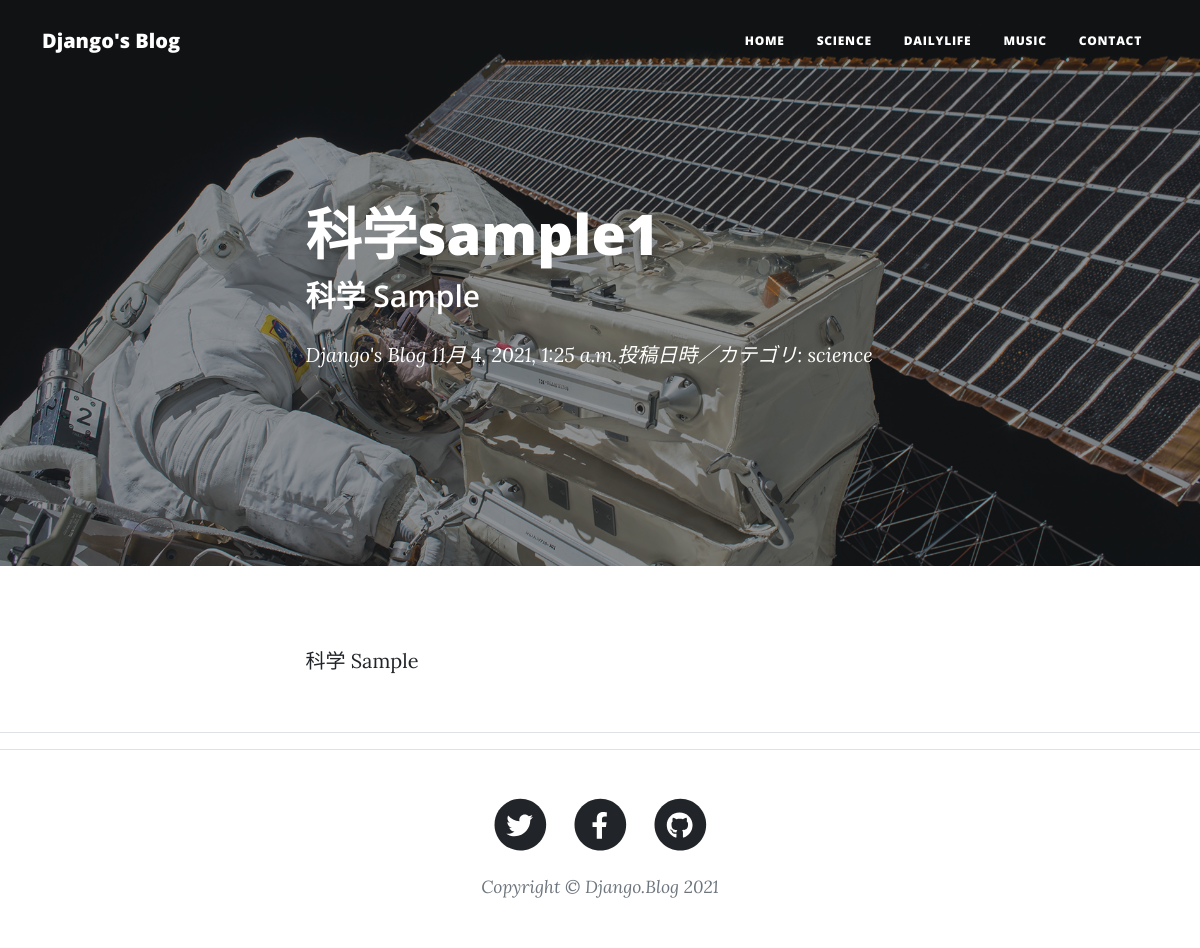
The app's page /blog-detail/16/ with its own data.
### blog/models.py (models this page shows, shortened)
class BlogPost(models.Model):
    CATEGORY = (('science', '科学のこと'), ('dailylife', '日常のこと'), ('music', '音楽のこと'))
    title = models.CharField(
        verbose_name='タイトル', #フィールドのタイトル
        max_length=200,         #最大文字数は200
    )
    content = models.TextField(
        verbose_name='本文',    #フィールドのタイトル
    )
    posted_at = models.DateTimeField(
        verbose_name='投稿日時',    #フィールドのタイトル
        auto_now_add=True,         #日時を自動追加
    )
    category = models.CharField(
        verbose_name='カテゴリ',     #フィールドのタイトル
        max_length=50,              #最大文字数は50
        choices=CATEGORY            #カテゴリの中から選択
    )

### blog/views.py (the view)
# urls.py: path('blog-detail/<int:pk>/', views.BlogDetail.as_view(), name='blog_detail'),
class BlogDetail(generic.DetailView):
    template_name = 'post.html'
    model = BlogPost

### blog/templates/post.html (shortened to what this page needs)
{% extends "base.html" %}
{% load static %}
{% block header %}
<header class="masthead" style="background-image: url({% static 'assets/img/post-bg.jpg' %})">
    <div class="container position-relative px-4 px-lg-5">
        <div class="row gx-4 gx-lg-5 justify-content-center">
            <div class="col-md-10 col-lg-8 col-xl-7">
                <div class="post-heading">
                    <h1>{{object.title}}</h1>
                    <h2 class="subheading">{{object.content|truncatechars:30}}</h2>
                    <span class="meta">
                        <a href="{% url "blog:index" %}">Django's Blog</a>
                        {{object.posted_at}}投稿日時／カテゴリ:
                        {{object.category}}
                    </span>
                </div>
            </div>
        </div>
    </div>
</header>
{% endblock %}
{% block contents %}
<article class="mb-4">
    <div class="container px-4 px-lg-5">
        <div class="row gx-4 gx-lg-5 justify-content-center">
            <div class="col-md-10 col-lg-8 col-xl-7">
                <p>{{object.content}}</p>
            </div>
        </div>
    </div>
</article>
<hr>
{% endblock %}

### records on screen
BlogPost: title "科学sample1", content "科学 Sample", posted_at "11月 4, 2021, 1:25 a.m.", category "science"
